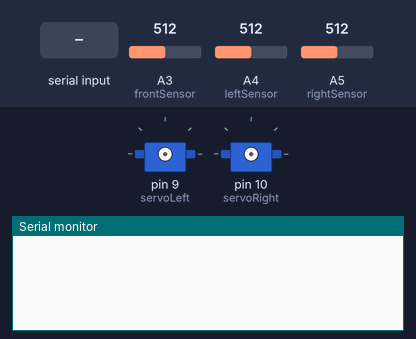
This sketch was run on a simulated Arduino Uno, built with avr-gcc and run on an emulated ATmega328P. Parts: 2 × servo, the last lines printed to the serial monitor. The inputs (shaded band) are chosen by the test bench; at power-on: A3 (frontSensor) = 512, A4 (leftSensor) = 512, A5 (rightSensor) = 512.

Above: at 1.0 s.
1.1 s: "L\n" received over Serial
At 4.0 s:
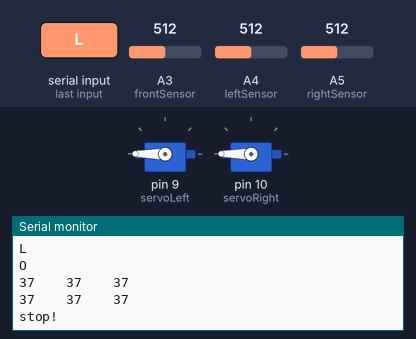
4.1 s: A3 (frontSensor) set to 405
At 5.7 s:
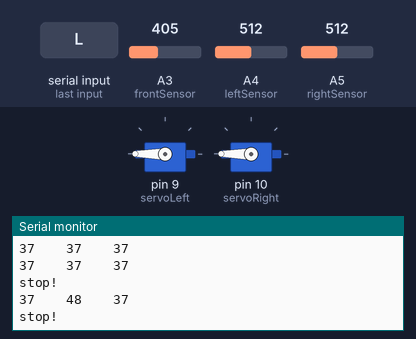

Measured:
- after the input at 1.1 s, the serial monitor: prints a new line after 1.0 s (image 1)
- after the input at 4.1 s, the serial monitor: prints a new line after 0.75 s (image 2)

The sketch:

wallFollower_round1.ino
```cpp
#include <Servo.h>

Servo servoLeft;          // create servo objects
Servo servoRight;
int rightSensor =A5;
int leftSensor = A4;
int frontSensor =A3;
float rightValue, leftValue,frontValue,volts;
int leftMinDist,rightMinDist,frontMinDist,pathIndex;  //minimum dist from the wall to start turning or stop
boolean gotPath;
String path;

void setup(){
  leftMinDist =40;
  rightMinDist=40;
  frontMinDist = 50;
  Serial.begin(9600);
  getPath();
  path += 'O';
  Serial.println(path);
}

void loop(){

  refreshReads();
  while((rightValue >rightMinDist) && (leftValue > leftMinDist) && (frontValue > frontMinDist)){  //keep going forward
    reverse();
    refreshReads();
    Serial.println("Forward");
  }
  while(frontValue <frontMinDist){
    stopBot();
    refreshReads();
    Serial.println("stop!");
  }
  while(leftValue <leftMinDist){
    turnLeft();
    refreshReads();
    Serial.println("Left");
  }
  while(rightValue <rightMinDist){
    turnRight();
    refreshReads();
    Serial.println("Right");
  }
  //while(frontValue <40 ) stopBot();

}

void refreshReads(){
  volts = analogRead(rightSensor)*0.003222;   // value from sensor * (5/1024) - if running 3.3.volts then change 5 to 3.3
  rightValue = 65*pow(volts, -1.10);

  volts = analogRead(leftSensor)*0.003222;   // value from sensor * (5/1024) - if running 3.3.volts then change 5 to 3.3
  leftValue = 65*pow(volts, -1.10);      //0.0048828125

  volts = analogRead(frontSensor)*0.003222;   // value from sensor * (5/1024) - if running 3.3.volts then change 5 to 3.3
  frontValue = 65*pow(volts, -1.10);

  Serial.print((int)leftValue);
  Serial.print("\t\t");

  Serial.print((int)frontValue);
  Serial.print("\t\t");

  Serial.print((int)rightValue);
  Serial.print("\n");
  delay(20);
  /*
  rightValue = ((analogRead(rightSensor) <20 0) ? 1 :0);
  leftValue = ((analogRead(leftSensor) < 200) ? 1 :0);
  frontValue = ((analogRead(frontSensor) < 200) ? 1 :0);
  */
}

void reverse() {
  servoLeft.attach(9);
  servoRight.attach(10);
  servoLeft.write(0);
  servoRight.write(180);
  delay(50);
  servoRight.detach();
  servoLeft.detach();
}

void forward() {
  servoLeft.attach(9);
  servoRight.attach(10);
  servoLeft.write(180);
  servoRight.write(0);
  delay(50);
  servoRight.detach();
  servoLeft.detach();
}

void turnLeft() {
  servoLeft.attach(9);
  servoLeft.write(0);
  servoRight.write(0);
  delay(50);
  servoLeft.detach();
  servoRight.detach();
}

void turnRight() {
  servoRight.attach(10);
  servoLeft.write(180);
  servoRight.write(180);
  delay(50);
  servoRight.detach();
  servoLeft.detach();
}

void stopBot(){
  servoRight.detach();
  servoLeft.detach();
  delay(50);
  dafuckNext();

}
void goLeft(){
  servoLeft.attach(9);
  servoRight.attach(10);
  servoLeft.write(180);
  servoRight.write(180);
  delay(600);
  servoLeft.detach();
  servoRight.detach();
}
void goRight() {
  servoRight.attach(10);
  servoLeft.attach(9);
  servoRight.write(0);
  servoLeft.write(0);
  delay(700);
  servoRight.detach();
  servoLeft.detach();
}

void dafuckNext(){
  delay(1000);
  if(path[pathIndex] == 'L') goLeft();
  else if(path[pathIndex] == 'R') goRight();
  else if(path[pathIndex] == 'O') {
    stopBot();
    Serial.print(1);
  }
  pathIndex++;
}

void getPath(){
  while(!gotPath){
      if(Serial.available() > 0){
          path = Serial.readString();
          gotPath = true;
      }
  }
}
```
